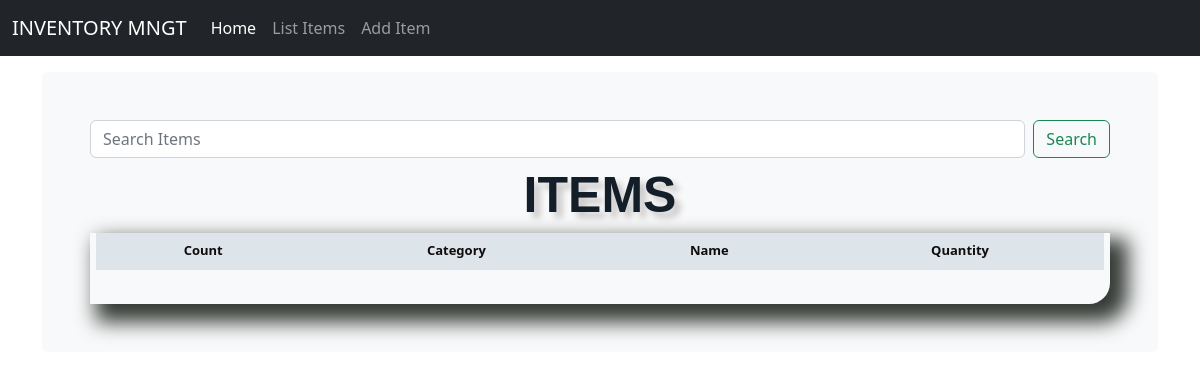
/list_items/, run on an earlier commit of the app's database.
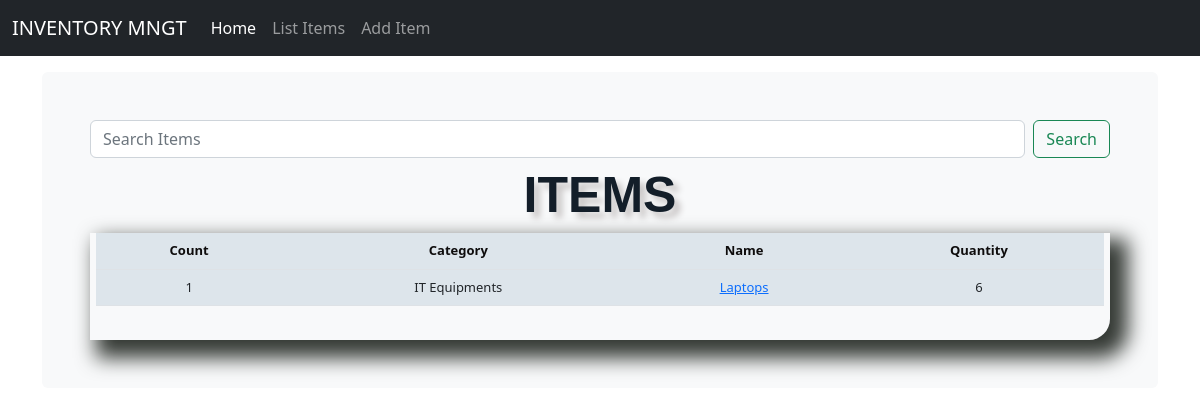
And on a later commit of the database.
### Inventory_mngt_sys/models.py (models this page shows, shortened)
class Stock(models.Model):
    category = models.CharField(max_length=50 , blank=True , null=True)
    item_name = models.CharField(max_length=50 , blank=True , null=True)
    quantity = models.IntegerField(default='0' , blank=True , null=True)
    recieved_quantity = models.IntegerField(default='0' , blank=True , null=True)
    recieved_by = models.CharField(max_length=50 , blank=True , null=True)
    issued_quantity = models.IntegerField(default='0' , blank=True , null=True)
    issued_by = models.CharField(max_length=50 , blank=True , null=True)
    phone_number = models.CharField(max_length=15 , blank=True , null=True)
    reorder_level = models.IntegerField(default='0' , blank=True , null=True)
    last_updated = models.DateTimeField(auto_now_add=False , auto_now=True)

### Inventory_mngt_sys/views.py (the view)
# urls.py: path('list_items/', views.list_items , name = 'list_item' ) ,
def list_items(request):
    search = request.GET.get("search")
    stock = Stock.objects.all()
    context = {
        "stock"  : stock,
        }
    if request.method == 'GET':
        if search is not None:
            search = Stock.objects.filter(category__icontains=search)
            context = {
            "stock"  :  search,
      }
    return render(request , "list_items.html", context)

### Inventory_mngt_sys/templates/list_items.html
{% extends 'main.html' %}
{% load crispy_forms_tags %}
{% load static %}
{% block content %}
    <div class="jumbotron">
        <form class="d-flex" method="get" role="search">
            <input class="form-control me-2" name="search" type="search" placeholder="Search Items" aria-label="Search">
            <button class="btn btn-outline-success" type="submit">Search</button>
          </form>
        <div class="header">ITEMS</div>
        <div class="display_table">
        <table class="table">
            <thead>
                <tr>
                    <th>Count</th>
                    <th>Category</th>
                    <th>Name</th>
                    <th>Quantity</th>
                </tr>
            </thead>
            {% for stock_item in stock %}
            <tr>
                <td>{{forloop.counter}}</td>
                <td>{{stock_item.category}} </td>
                <td><a href= "{% url 'update_item' stock_item.id %}">{{stock_item.item_name}}</a></td>
                <td>{{stock_item.quantity}}</td>
            </tr>
            {% endfor %}
        </table>
    </div>
    </div>
{% endblock %}

What changed in the data, as far as the page shows it:
added Stock: category "IT Equipments", item_name "Laptops", quantity "6"
